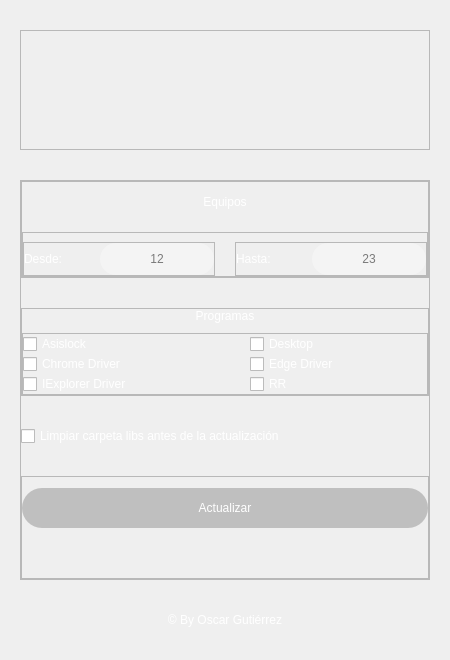
<?xml version="1.0" encoding="UTF-8"?>
<ui version="4.0">
 <class>MainWindow</class>
 <widget class="QMainWindow" name="MainWindow">
  <property name="geometry">
   <rect>
    <x>0</x>
    <y>0</y>
    <width>450</width>
    <height>660</height>
   </rect>
  </property>
  <property name="minimumSize">
   <size>
    <width>450</width>
    <height>660</height>
   </size>
  </property>
  <property name="maximumSize">
   <size>
    <width>450</width>
    <height>660</height>
   </size>
  </property>
  <property name="windowTitle">
   <string>Actualizar Asislock</string>
  </property>
  <property name="windowIcon">
   <iconset resource="../recursos/recursos.qrc">
    <normaloff>:/iconos/asislock_Icon</normaloff>:/iconos/asislock_Icon</iconset>
  </property>
  <property name="styleSheet">
   <string notr="true">#centralwidget{
background-image: url(:/background/background);
}</string>
  </property>
  <widget class="QWidget" name="centralwidget">
   <layout class="QVBoxLayout" name="verticalLayout">
    <property name="spacing">
     <number>30</number>
    </property>
    <property name="leftMargin">
     <number>20</number>
    </property>
    <property name="topMargin">
     <number>30</number>
    </property>
    <property name="rightMargin">
     <number>20</number>
    </property>
    <property name="bottomMargin">
     <number>30</number>
    </property>
    <item>
     <widget class="QFrame" name="Logo">
      <property name="minimumSize">
       <size>
        <width>0</width>
        <height>120</height>
       </size>
      </property>
      <property name="maximumSize">
       <size>
        <width>16777215</width>
        <height>120</height>
       </size>
      </property>
      <property name="styleSheet">
       <string notr="true">image: url(:/logos/asislock_Logo);</string>
      </property>
      <property name="frameShape">
       <enum>QFrame::StyledPanel</enum>
      </property>
      <property name="frameShadow">
       <enum>QFrame::Raised</enum>
      </property>
     </widget>
    </item>
    <item>
     <widget class="QFrame" name="form">
      <property name="styleSheet">
       <string notr="true">QLineEdit {
padding: 8px;
background-color: rgba(255, 255, 255, 30%);
border-radius: 16px;
font: 12pt &quot;Arial&quot;;
}

QLabel {
font: 16pt &quot;Arial&quot;;
color: rgb(255, 255, 255);
}

QCheckBox {
font: 14pt &quot;Arial&quot;;
color: rgb(255, 255, 255);
}

QPushButton {
padding: 10px;
background-color: rgba(255, 255, 255, 30%);
border-radius: 20px;
font: 12pt &quot;MS Shell Dlg 2&quot;;
background-color: rgba(0, 0, 0, 20%);
color: rgb(255, 255, 255);
}

QPushButton:hover {
background-color: rgba(0, 0, 0, 30%);
}</string>
      </property>
      <property name="frameShape">
       <enum>QFrame::StyledPanel</enum>
      </property>
      <property name="frameShadow">
       <enum>QFrame::Raised</enum>
      </property>
      <layout class="QVBoxLayout" name="verticalLayout_2">
       <property name="spacing">
        <number>30</number>
       </property>
       <property name="leftMargin">
        <number>0</number>
       </property>
       <property name="topMargin">
        <number>0</number>
       </property>
       <property name="rightMargin">
        <number>0</number>
       </property>
       <property name="bottomMargin">
        <number>0</number>
       </property>
       <item>
        <widget class="QFrame" name="equipos">
         <property name="sizePolicy">
          <sizepolicy hsizetype="Preferred" vsizetype="Maximum">
           <horstretch>0</horstretch>
           <verstretch>0</verstretch>
          </sizepolicy>
         </property>
         <property name="frameShape">
          <enum>QFrame::StyledPanel</enum>
         </property>
         <property name="frameShadow">
          <enum>QFrame::Raised</enum>
         </property>
         <layout class="QVBoxLayout" name="verticalLayout_3">
          <property name="spacing">
           <number>10</number>
          </property>
          <property name="leftMargin">
           <number>0</number>
          </property>
          <property name="topMargin">
           <number>0</number>
          </property>
          <property name="rightMargin">
           <number>0</number>
          </property>
          <property name="bottomMargin">
           <number>0</number>
          </property>
          <item>
           <widget class="QLabel" name="equiposTitulo">
            <property name="minimumSize">
             <size>
              <width>0</width>
              <height>40</height>
             </size>
            </property>
            <property name="maximumSize">
             <size>
              <width>16777215</width>
              <height>40</height>
             </size>
            </property>
            <property name="styleSheet">
             <string notr="true">font: 24pt &quot;Arial&quot;;
color: rgb(255, 255, 255);</string>
            </property>
            <property name="text">
             <string>Equipos</string>
            </property>
            <property name="alignment">
             <set>Qt::AlignCenter</set>
            </property>
           </widget>
          </item>
          <item>
           <widget class="QFrame" name="rango">
            <property name="frameShape">
             <enum>QFrame::StyledPanel</enum>
            </property>
            <property name="frameShadow">
             <enum>QFrame::Raised</enum>
            </property>
            <layout class="QHBoxLayout" name="horizontalLayout">
             <property name="spacing">
              <number>20</number>
             </property>
             <property name="leftMargin">
              <number>0</number>
             </property>
             <property name="rightMargin">
              <number>0</number>
             </property>
             <property name="bottomMargin">
              <number>0</number>
             </property>
             <item>
              <widget class="QFrame" name="rangoMin">
               <property name="sizePolicy">
                <sizepolicy hsizetype="Expanding" vsizetype="Preferred">
                 <horstretch>1</horstretch>
                 <verstretch>0</verstretch>
                </sizepolicy>
               </property>
               <property name="maximumSize">
                <size>
                 <width>16777215</width>
                 <height>80</height>
                </size>
               </property>
               <property name="frameShape">
                <enum>QFrame::StyledPanel</enum>
               </property>
               <property name="frameShadow">
                <enum>QFrame::Raised</enum>
               </property>
               <layout class="QHBoxLayout" name="horizontalLayout_3">
                <property name="leftMargin">
                 <number>0</number>
                </property>
                <property name="topMargin">
                 <number>0</number>
                </property>
                <property name="rightMargin">
                 <number>0</number>
                </property>
                <property name="bottomMargin">
                 <number>0</number>
                </property>
                <item>
                 <widget class="QLabel" name="rangoMinLabel">
                  <property name="sizePolicy">
                   <sizepolicy hsizetype="Preferred" vsizetype="Preferred">
                    <horstretch>0</horstretch>
                    <verstretch>0</verstretch>
                   </sizepolicy>
                  </property>
                  <property name="minimumSize">
                   <size>
                    <width>70</width>
                    <height>0</height>
                   </size>
                  </property>
                  <property name="text">
                   <string>Desde:</string>
                  </property>
                 </widget>
                </item>
                <item>
                 <widget class="QLineEdit" name="rangoMin_Input">
                  <property name="cursor">
                   <cursorShape>PointingHandCursor</cursorShape>
                  </property>
                  <property name="alignment">
                   <set>Qt::AlignCenter</set>
                  </property>
                  <property name="placeholderText">
                   <string>12</string>
                  </property>
                 </widget>
                </item>
               </layout>
              </widget>
             </item>
             <item>
              <widget class="QFrame" name="rangoMax">
               <property name="sizePolicy">
                <sizepolicy hsizetype="Expanding" vsizetype="Preferred">
                 <horstretch>1</horstretch>
                 <verstretch>0</verstretch>
                </sizepolicy>
               </property>
               <property name="maximumSize">
                <size>
                 <width>16777215</width>
                 <height>80</height>
                </size>
               </property>
               <property name="frameShape">
                <enum>QFrame::StyledPanel</enum>
               </property>
               <property name="frameShadow">
                <enum>QFrame::Raised</enum>
               </property>
               <layout class="QHBoxLayout" name="horizontalLayout_2">
                <property name="leftMargin">
                 <number>0</number>
                </property>
                <property name="topMargin">
                 <number>0</number>
                </property>
                <property name="rightMargin">
                 <number>0</number>
                </property>
                <property name="bottomMargin">
                 <number>0</number>
                </property>
                <item>
                 <widget class="QLabel" name="rangoMaxLabel">
                  <property name="minimumSize">
                   <size>
                    <width>70</width>
                    <height>0</height>
                   </size>
                  </property>
                  <property name="maximumSize">
                   <size>
                    <width>16777215</width>
                    <height>40</height>
                   </size>
                  </property>
                  <property name="text">
                   <string>Hasta:</string>
                  </property>
                 </widget>
                </item>
                <item>
                 <widget class="QLineEdit" name="rangoMax_Input">
                  <property name="cursor">
                   <cursorShape>PointingHandCursor</cursorShape>
                  </property>
                  <property name="alignment">
                   <set>Qt::AlignCenter</set>
                  </property>
                  <property name="placeholderText">
                   <string>23</string>
                  </property>
                 </widget>
                </item>
               </layout>
              </widget>
             </item>
            </layout>
           </widget>
          </item>
         </layout>
        </widget>
       </item>
       <item>
        <widget class="QFrame" name="programas">
         <property name="sizePolicy">
          <sizepolicy hsizetype="Preferred" vsizetype="Maximum">
           <horstretch>0</horstretch>
           <verstretch>0</verstretch>
          </sizepolicy>
         </property>
         <property name="styleSheet">
          <string notr="true"/>
         </property>
         <property name="frameShape">
          <enum>QFrame::StyledPanel</enum>
         </property>
         <property name="frameShadow">
          <enum>QFrame::Raised</enum>
         </property>
         <layout class="QVBoxLayout" name="verticalLayout_6">
          <property name="spacing">
           <number>10</number>
          </property>
          <property name="leftMargin">
           <number>0</number>
          </property>
          <property name="topMargin">
           <number>0</number>
          </property>
          <property name="rightMargin">
           <number>0</number>
          </property>
          <property name="bottomMargin">
           <number>0</number>
          </property>
          <item>
           <widget class="QLabel" name="programasTitulo">
            <property name="styleSheet">
             <string notr="true">font: 24pt &quot;Arial&quot;;
color: rgb(255, 255, 255);</string>
            </property>
            <property name="text">
             <string>Programas</string>
            </property>
            <property name="alignment">
             <set>Qt::AlignCenter</set>
            </property>
           </widget>
          </item>
          <item>
           <widget class="QFrame" name="opciones">
            <property name="sizePolicy">
             <sizepolicy hsizetype="Preferred" vsizetype="Maximum">
              <horstretch>0</horstretch>
              <verstretch>0</verstretch>
             </sizepolicy>
            </property>
            <property name="frameShape">
             <enum>QFrame::StyledPanel</enum>
            </property>
            <property name="frameShadow">
             <enum>QFrame::Raised</enum>
            </property>
            <property name="lineWidth">
             <number>0</number>
            </property>
            <layout class="QGridLayout" name="gridLayout">
             <property name="leftMargin">
              <number>0</number>
             </property>
             <property name="topMargin">
              <number>0</number>
             </property>
             <property name="rightMargin">
              <number>0</number>
             </property>
             <property name="bottomMargin">
              <number>0</number>
             </property>
             <property name="horizontalSpacing">
              <number>50</number>
             </property>
             <property name="verticalSpacing">
              <number>0</number>
             </property>
             <item row="0" column="0">
              <widget class="QCheckBox" name="asislock_check">
               <property name="sizePolicy">
                <sizepolicy hsizetype="Expanding" vsizetype="Fixed">
                 <horstretch>1</horstretch>
                 <verstretch>0</verstretch>
                </sizepolicy>
               </property>
               <property name="cursor">
                <cursorShape>PointingHandCursor</cursorShape>
               </property>
               <property name="text">
                <string>Asislock</string>
               </property>
              </widget>
             </item>
             <item row="0" column="1">
              <widget class="QCheckBox" name="desktop_check">
               <property name="sizePolicy">
                <sizepolicy hsizetype="Expanding" vsizetype="Fixed">
                 <horstretch>1</horstretch>
                 <verstretch>0</verstretch>
                </sizepolicy>
               </property>
               <property name="cursor">
                <cursorShape>PointingHandCursor</cursorShape>
               </property>
               <property name="text">
                <string>Desktop</string>
               </property>
              </widget>
             </item>
             <item row="1" column="0">
              <widget class="QCheckBox" name="chrome_check">
               <property name="sizePolicy">
                <sizepolicy hsizetype="Expanding" vsizetype="Fixed">
                 <horstretch>1</horstretch>
                 <verstretch>0</verstretch>
                </sizepolicy>
               </property>
               <property name="cursor">
                <cursorShape>PointingHandCursor</cursorShape>
               </property>
               <property name="text">
                <string>Chrome Driver</string>
               </property>
              </widget>
             </item>
             <item row="1" column="1">
              <widget class="QCheckBox" name="edge_check">
               <property name="sizePolicy">
                <sizepolicy hsizetype="Expanding" vsizetype="Fixed">
                 <horstretch>1</horstretch>
                 <verstretch>0</verstretch>
                </sizepolicy>
               </property>
               <property name="cursor">
                <cursorShape>PointingHandCursor</cursorShape>
               </property>
               <property name="text">
                <string>Edge Driver</string>
               </property>
              </widget>
             </item>
             <item row="2" column="0">
              <widget class="QCheckBox" name="explorer_check">
               <property name="sizePolicy">
                <sizepolicy hsizetype="Expanding" vsizetype="Fixed">
                 <horstretch>1</horstretch>
                 <verstretch>0</verstretch>
                </sizepolicy>
               </property>
               <property name="cursor">
                <cursorShape>PointingHandCursor</cursorShape>
               </property>
               <property name="text">
                <string>IExplorer Driver</string>
               </property>
              </widget>
             </item>
             <item row="2" column="1">
              <widget class="QCheckBox" name="rr_check">
               <property name="sizePolicy">
                <sizepolicy hsizetype="Expanding" vsizetype="Fixed">
                 <horstretch>1</horstretch>
                 <verstretch>0</verstretch>
                </sizepolicy>
               </property>
               <property name="cursor">
                <cursorShape>PointingHandCursor</cursorShape>
               </property>
               <property name="text">
                <string>RR</string>
               </property>
              </widget>
             </item>
            </layout>
           </widget>
          </item>
         </layout>
        </widget>
       </item>
       <item>
        <widget class="QCheckBox" name="limpiarLibs_check">
         <property name="sizePolicy">
          <sizepolicy hsizetype="Minimum" vsizetype="Fixed">
           <horstretch>0</horstretch>
           <verstretch>0</verstretch>
          </sizepolicy>
         </property>
         <property name="minimumSize">
          <size>
           <width>408</width>
           <height>0</height>
          </size>
         </property>
         <property name="whatsThis">
          <string>&lt;html&gt;&lt;head/&gt;&lt;body&gt;&lt;p&gt;KASDJKLASJDALKDJASKLD&lt;/p&gt;&lt;p&gt;LAKSJDLKASJDLASKD&lt;/p&gt;&lt;/body&gt;&lt;/html&gt;</string>
         </property>
         <property name="autoFillBackground">
          <bool>false</bool>
         </property>
         <property name="styleSheet">
          <string notr="true">font: 14pt &quot;Arial&quot;;</string>
         </property>
         <property name="text">
          <string>Limpiar carpeta libs antes de la actualización</string>
         </property>
        </widget>
       </item>
       <item>
        <widget class="QFrame" name="submit">
         <property name="frameShape">
          <enum>QFrame::StyledPanel</enum>
         </property>
         <property name="frameShadow">
          <enum>QFrame::Raised</enum>
         </property>
         <layout class="QVBoxLayout" name="verticalLayout_4">
          <property name="spacing">
           <number>3</number>
          </property>
          <property name="leftMargin">
           <number>0</number>
          </property>
          <property name="topMargin">
           <number>0</number>
          </property>
          <property name="rightMargin">
           <number>0</number>
          </property>
          <property name="bottomMargin">
           <number>0</number>
          </property>
          <item>
           <widget class="QPushButton" name="actualizar_btn">
            <property name="minimumSize">
             <size>
              <width>0</width>
              <height>40</height>
             </size>
            </property>
            <property name="cursor">
             <cursorShape>PointingHandCursor</cursorShape>
            </property>
            <property name="text">
             <string>Actualizar</string>
            </property>
           </widget>
          </item>
          <item>
           <widget class="QLabel" name="formMessages">
            <property name="maximumSize">
             <size>
              <width>16777215</width>
              <height>25</height>
             </size>
            </property>
            <property name="styleSheet">
             <string notr="true">font: 12pt &quot;Arial&quot;;</string>
            </property>
            <property name="text">
             <string/>
            </property>
            <property name="alignment">
             <set>Qt::AlignCenter</set>
            </property>
           </widget>
          </item>
         </layout>
        </widget>
       </item>
      </layout>
     </widget>
    </item>
    <item>
     <widget class="QLabel" name="copy">
      <property name="minimumSize">
       <size>
        <width>0</width>
        <height>20</height>
       </size>
      </property>
      <property name="maximumSize">
       <size>
        <width>16777215</width>
        <height>20</height>
       </size>
      </property>
      <property name="styleSheet">
       <string notr="true">font: 12pt &quot;Arial&quot;;
color: rgb(255, 255, 255);</string>
      </property>
      <property name="text">
       <string>© By Oscar Gutiérrez</string>
      </property>
      <property name="alignment">
       <set>Qt::AlignCenter</set>
      </property>
     </widget>
    </item>
   </layout>
  </widget>
 </widget>
 <resources>
  <include location="../recursos/recursos.qrc"/>
 </resources>
 <connections/>
</ui>
